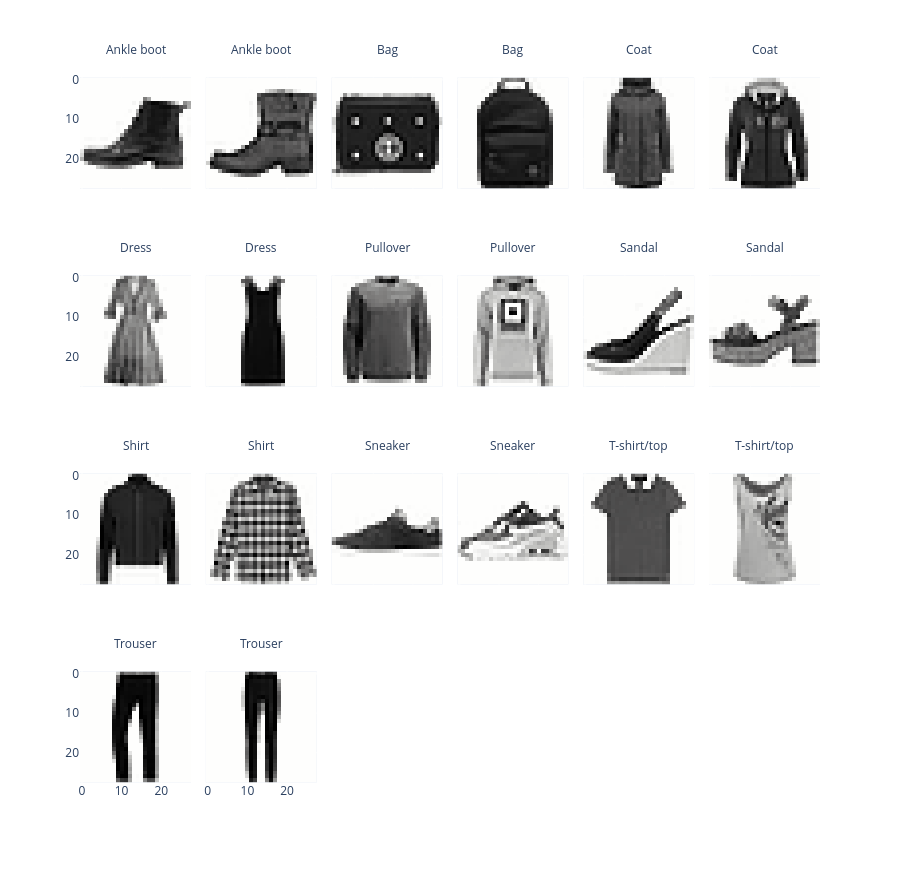

Source (notebook cell):
### Markdown cell above
Let's break this down further and look at it by class, or the category of clothing:

### Code cell
#| code-fold: true
print(class_dict)

# keep two rows drawn at random from each class
two_per_class = images.filter(pl.int_range(pl.len()).shuffle(seed=23).over("class") < 2).sort("class")
show_images(two_per_class, ncols=6)

### Figure 1 — Plotly figure (JSON) as saved in the notebook; plotly's stock layout.template omitted (floating-point values rounded to 4 significant figures; data arrays with more than 128 entries replaced by an {"elided": "..."} marker saying what was removed)
{"data": [{"coloraxis": "coloraxis", "hovertemplate": "x: %{x}<br>y: %{y}<br>color: %{z}<extra></extra>", "name": "0", "type": "heatmap", "xaxis": "x19", "yaxis": "y19", "z": {"elided": "28x28 float values"}}, {"coloraxis": "coloraxis", "hovertemplate": "x: %{x}<br>y: %{y}<br>color: %{z}<extra></extra>", "name": "1", "type": "heatmap", "xaxis": "x20", "yaxis": "y20", "z": {"elided": "28x28 float values"}}, {"coloraxis": "coloraxis", "hovertemplate": "x: %{x}<br>y: %{y}<br>color: %{z}<extra></extra>", "name": "2", "type": "heatmap", "xaxis": "x21", "yaxis": "y21", "z": {"elided": "28x28 float values"}}, {"coloraxis": "coloraxis", "hovertemplate": "x: %{x}<br>y: %{y}<br>color: %{z}<extra></extra>", "name": "3", "type": "heatmap", "xaxis": "x22", "yaxis": "y22", "z": {"elided": "28x28 float values"}}, {"coloraxis": "coloraxis", "hovertemplate": "x: %{x}<br>y: %{y}<br>color: %{z}<extra></extra>", "name": "4", "type": "heatmap", "xaxis": "x23", "yaxis": "y23", "z": {"elided": "28x28 float values"}}, {"coloraxis": "coloraxis", "hovertemplate": "x: %{x}<br>y: %{y}<br>color: %{z}<extra></extra>", "name": "5", "type": "heatmap", "xaxis": "x24", "yaxis": "y24", "z": {"elided": "28x28 float values"}}, {"coloraxis": "coloraxis", "hovertemplate": "x: %{x}<br>y: %{y}<br>color: %{z}<extra></extra>", "name": "6", "type": "heatmap", "xaxis": "x13", "yaxis": "y13", "z": {"elided": "28x28 float values"}}, {"coloraxis": "coloraxis", "hovertemplate": "x: %{x}<br>y: %{y}<br>color: %{z}<extra></extra>", "name": "7", "type": "heatmap", "xaxis": "x14", "yaxis": "y14", "z": {"elided": "28x28 float values"}}, {"coloraxis": "coloraxis", "hovertemplate": "x: %{x}<br>y: %{y}<br>color: %{z}<extra></extra>", "name": "8", "type": "heatmap", "xaxis": "x15", "yaxis": "y15", "z": {"elided": "28x28 float values"}}, {"coloraxis": "coloraxis", "hovertemplate": "x: %{x}<br>y: %{y}<br>color: %{z}<extra></extra>", "name": "9", "type": "heatmap", "xaxis": "x16", "yaxis": "y16", "z": {"elided": "28x28 float values"}}, {"coloraxis": "coloraxis", "hovertemplate": "x: %{x}<br>y: %{y}<br>color: %{z}<extra></extra>", "name": "10", "type": "heatmap", "xaxis": "x17", "yaxis": "y17", "z": {"elided": "28x28 float values"}}, {"coloraxis": "coloraxis", "hovertemplate": "x: %{x}<br>y: %{y}<br>color: %{z}<extra></extra>", "name": "11", "type": "heatmap", "xaxis": "x18", "yaxis": "y18", "z": {"elided": "28x28 float values"}}, {"coloraxis": "coloraxis", "hovertemplate": "x: %{x}<br>y: %{y}<br>color: %{z}<extra></extra>", "name": "12", "type": "heatmap", "xaxis": "x7", "yaxis": "y7", "z": {"elided": "28x28 float values"}}, {"coloraxis": "coloraxis", "hovertemplate": "x: %{x}<br>y: %{y}<br>color: %{z}<extra></extra>", "name": "13", "type": "heatmap", "xaxis": "x8", "yaxis": "y8", "z": {"elided": "28x28 float values"}}, {"coloraxis": "coloraxis", "hovertemplate": "x: %{x}<br>y: %{y}<br>color: %{z}<extra></extra>", "name": "14", "type": "heatmap", "xaxis": "x9", "yaxis": "y9", "z": {"elided": "28x28 float values"}}, {"coloraxis": "coloraxis", "hovertemplate": "x: %{x}<br>y: %{y}<br>color: %{z}<extra></extra>", "name": "15", "type": "heatmap", "xaxis": "x10", "yaxis": "y10", "z": {"elided": "28x28 float values"}}, {"coloraxis": "coloraxis", "hovertemplate": "x: %{x}<br>y: %{y}<br>color: %{z}<extra></extra>", "name": "16", "type": "heatmap", "xaxis": "x11", "yaxis": "y11", "z": {"elided": "28x28 float values"}}, {"coloraxis": "coloraxis", "hovertemplate": "x: %{x}<br>y: %{y}<br>color: %{z}<extra></extra>", "name": "17", "type": "heatmap", "xaxis": "x12", "yaxis": "y12", "z": {"elided": "28x28 float values"}}, {"coloraxis": "coloraxis", "hovertemplate": "x: %{x}<br>y: %{y}<br>color: %{z}<extra></extra>", "name": "18", "type": "heatmap", "xaxis": "x", "yaxis": "y", "z": {"elided": "28x28 float values"}}, {"coloraxis": "coloraxis", "hovertemplate": "x: %{x}<br>y: %{y}<br>color: %{z}<extra></extra>", "name": "19", "type": "heatmap", "xaxis": "x2", "yaxis": "y2", "z": {"elided": "28x28 float values"}}], "layout": {"annotations": [{"font": {}, "showarrow": false, "text": "Trouser", "x": 0.075, "xanchor": "center", "xref": "paper", "y": 0.1975, "yanchor": "bottom", "yref": "paper"}, {"font": {}, "showarrow": false, "text": "Trouser", "x": 0.245, "xanchor": "center", "xref": "paper", "y": 0.1975, "yanchor": "bottom", "yref": "paper"}, {"font": {}, "showarrow": false, "text": "Shirt", "x": 0.075, "xanchor": "center", "xref": "paper", "y": 0.465, "yanchor": "bottom", "yref": "paper"}, {"font": {}, "showarrow": false, "text": "Shirt", "x": 0.245, "xanchor": "center", "xref": "paper", "y": 0.465, "yanchor": "bottom", "yref": "paper"}, {"font": {}, "showarrow": false, "text": "Sneaker", "x": 0.415, "xanchor": "center", "xref": "paper", "y": 0.465, "yanchor": "bottom", "yref": "paper"}, {"font": {}, "showarrow": false, "text": "Sneaker", "x": 0.585, "xanchor": "center", "xref": "paper", "y": 0.465, "yanchor": "bottom", "yref": "paper"}, {"font": {}, "showarrow": false, "text": "T-shirt/top", "x": 0.755, "xanchor": "center", "xref": "paper", "y": 0.465, "yanchor": "bottom", "yref": "paper"}, {"font": {}, "showarrow": false, "text": "T-shirt/top", "x": 0.925, "xanchor": "center", "xref": "paper", "y": 0.465, "yanchor": "bottom", "yref": "paper"}, {"font": {}, "showarrow": false, "text": "Dress", "x": 0.075, "xanchor": "center", "xref": "paper", "y": 0.7325, "yanchor": "bottom", "yref": "paper"}, {"font": {}, "showarrow": false, "text": "Dress", "x": 0.245, "xanchor": "center", "xref": "paper", "y": 0.7325, "yanchor": "bottom", "yref": "paper"}, {"font": {}, "showarrow": false, "text": "Pullover", "x": 0.415, "xanchor": "center", "xref": "paper", "y": 0.7325, "yanchor": "bottom", "yref": "paper"}, {"font": {}, "showarrow": false, "text": "Pullover", "x": 0.585, "xanchor": "center", "xref": "paper", "y": 0.7325, "yanchor": "bottom", "yref": "paper"}, {"font": {}, "showarrow": false, "text": "Sandal", "x": 0.755, "xanchor": "center", "xref": "paper", "y": 0.7325, "yanchor": "bottom", "yref": "paper"}, {"font": {}, "showarrow": false, "text": "Sandal", "x": 0.925, "xanchor": "center", "xref": "paper", "y": 0.7325, "yanchor": "bottom", "yref": "paper"}, {"font": {}, "showarrow": false, "text": "Ankle boot", "x": 0.075, "xanchor": "center", "xref": "paper", "y": 1.0, "yanchor": "bottom", "yref": "paper"}, {"font": {}, "showarrow": false, "text": "Ankle boot", "x": 0.245, "xanchor": "center", "xref": "paper", "y": 1.0, "yanchor": "bottom", "yref": "paper"}, {"font": {}, "showarrow": false, "text": "Bag", "x": 0.415, "xanchor": "center", "xref": "paper", "y": 1.0, "yanchor": "bottom", "yref": "paper"}, {"font": {}, "showarrow": false, "text": "Bag", "x": 0.585, "xanchor": "center", "xref": "paper", "y": 1.0, "yanchor": "bottom", "yref": "paper"}, {"font": {}, "showarrow": false, "text": "Coat", "x": 0.755, "xanchor": "center", "xref": "paper", "y": 1.0, "yanchor": "bottom", "yref": "paper"}, {"font": {}, "showarrow": false, "text": "Coat", "x": 0.925, "xanchor": "center", "xref": "paper", "y": 1.0, "yanchor": "bottom", "yref": "paper"}], "coloraxis": {"colorscale": [[0.0, "rgb(0, 0, 0)"], [0.09091, "rgb(16, 16, 16)"], [0.1818, "rgb(38, 38, 38)"], [0.2727, "rgb(59, 59, 59)"], [0.3636, "rgb(81, 80, 80)"], [0.4545, "rgb(102, 101, 101)"], [0.5455, "rgb(124, 123, 122)"], [0.6364, "rgb(146, 146, 145)"], [0.7273, "rgb(171, 171, 170)"], [0.8182, "rgb(197, 197, 195)"], [0.9091, "rgb(224, 224, 223)"], [1.0, "rgb(254, 254, 253)"]], "showscale": false}, "height": 880, "margin": {"t": 60}, "xaxis": {"anchor": "y", "constrain": "domain", "domain": [0.0, 0.15], "scaleanchor": "y"}, "xaxis10": {"anchor": "y10", "domain": [0.51, 0.66], "matches": "x", "showticklabels": false}, "xaxis11": {"anchor": "y11", "domain": [0.68, 0.83], "matches": "x", "showticklabels": false}, "xaxis12": {"anchor": "y12", "domain": [0.85, 1.0], "matches": "x", "showticklabels": false}, "xaxis13": {"anchor": "y13", "domain": [0.0, 0.15], "matches": "x", "showticklabels": false}, "xaxis14": {"anchor": "y14", "domain": [0.17, 0.32], "matches": "x", "showticklabels": false}, "xaxis15": {"anchor": "y15", "domain": [0.34, 0.49], "matches": "x", "showticklabels": false}, "xaxis16": {"anchor": "y16", "domain": [0.51, 0.66], "matches": "x", "showticklabels": false}, "xaxis17": {"anchor": "y17", "domain": [0.68, 0.83], "matches": "x", "showticklabels": false}, "xaxis18": {"anchor": "y18", "domain": [0.85, 1.0], "matches": "x", "showticklabels": false}, "xaxis19": {"anchor": "y19", "domain": [0.0, 0.15], "matches": "x", "showticklabels": false}, "xaxis2": {"anchor": "y2", "domain": [0.17, 0.32], "matches": "x"}, "xaxis20": {"anchor": "y20", "domain": [0.17, 0.32], "matches": "x", "showticklabels": false}, "xaxis21": {"anchor": "y21", "domain": [0.34, 0.49], "matches": "x", "showticklabels": false}, "xaxis22": {"anchor": "y22", "domain": [0.51, 0.66], "matches": "x", "showticklabels": false}, "xaxis23": {"anchor": "y23", "domain": [0.68, 0.83], "matches": "x", "showticklabels": false}, "xaxis24": {"anchor": "y24", "domain": [0.85, 1.0], "matches": "x", "showticklabels": false}, "xaxis3": {"anchor": "y3", "domain": [0.34, 0.49], "matches": "x"}, "xaxis4": {"anchor": "y4", "domain": [0.51, 0.66], "matches": "x"}, "xaxis5": {"anchor": "y5", "domain": [0.68, 0.83], "matches": "x"}, "xaxis6": {"anchor": "y6", "domain": [0.85, 1.0], "matches": "x"}, "xaxis7": {"anchor": "y7", "domain": [0.0, 0.15], "matches": "x", "showticklabels": false}, "xaxis8": {"anchor": "y8", "domain": [0.17, 0.32], "matches": "x", "showticklabels": false}, "xaxis9": {"anchor": "y9", "domain": [0.34, 0.49], "matches": "x", "showticklabels": false}, "yaxis": {"anchor": "x", "autorange": "reversed", "constrain": "domain", "domain": [0.0, 0.1975]}, "yaxis10": {"anchor": "x10", "domain": [0.2675, 0.465], "matches": "y", "showticklabels": false}, "yaxis11": {"anchor": "x11", "domain": [0.2675, 0.465], "matches": "y", "showticklabels": false}, "yaxis12": {"anchor": "x12", "domain": [0.2675, 0.465], "matches": "y", "showticklabels": false}, "yaxis13": {"anchor": "x13", "domain": [0.535, 0.7325], "matches": "y"}, "yaxis14": {"anchor": "x14", "domain": [0.535, 0.7325], "matches": "y", "showticklabels": false}, "yaxis15": {"anchor": "x15", "domain": [0.535, 0.7325], "matches": "y", "showticklabels": false}, "yaxis16": {"anchor": "x16", "domain": [0.535, 0.7325], "matches": "y", "showticklabels": false}, "yaxis17": {"anchor": "x17", "domain": [0.535, 0.7325], "matches": "y", "showticklabels": false}, "yaxis18": {"anchor": "x18", "domain": [0.535, 0.7325], "matches": "y", "showticklabels": false}, "yaxis19": {"anchor": "x19", "domain": [0.8025, 1.0], "matches": "y"}, "yaxis2": {"anchor": "x2", "domain": [0.0, 0.1975], "matches": "y", "showticklabels": false}, "yaxis20": {"anchor": "x20", "domain": [0.8025, 1.0], "matches": "y", "showticklabels": false}, "yaxis21": {"anchor": "x21", "domain": [0.8025, 1.0], "matches": "y", "showticklabels": false}, "yaxis22": {"anchor": "x22", "domain": [0.8025, 1.0], "matches": "y", "showticklabels": false}, "yaxis23": {"anchor": "x23", "domain": [0.8025, 1.0], "matches": "y", "showticklabels": false}, "yaxis24": {"anchor": "x24", "domain": [0.8025, 1.0], "matches": "y", "showticklabels": false}, "yaxis3": {"anchor": "x3", "domain": [0.0, 0.1975], "matches": "y", "showticklabels": false}, "yaxis4": {"anchor": "x4", "domain": [0.0, 0.1975], "matches": "y", "showticklabels": false}, "yaxis5": {"anchor": "x5", "domain": [0.0, 0.1975], "matches": "y", "showticklabels": false}, "yaxis6": {"anchor": "x6", "domain": [0.0, 0.1975], "matches": "y", "showticklabels": false}, "yaxis7": {"anchor": "x7", "domain": [0.2675, 0.465], "matches": "y"}, "yaxis8": {"anchor": "x8", "domain": [0.2675, 0.465], "matches": "y", "showticklabels": false}, "yaxis9": {"anchor": "x9", "domain": [0.2675, 0.465], "matches": "y", "showticklabels": false}}}
